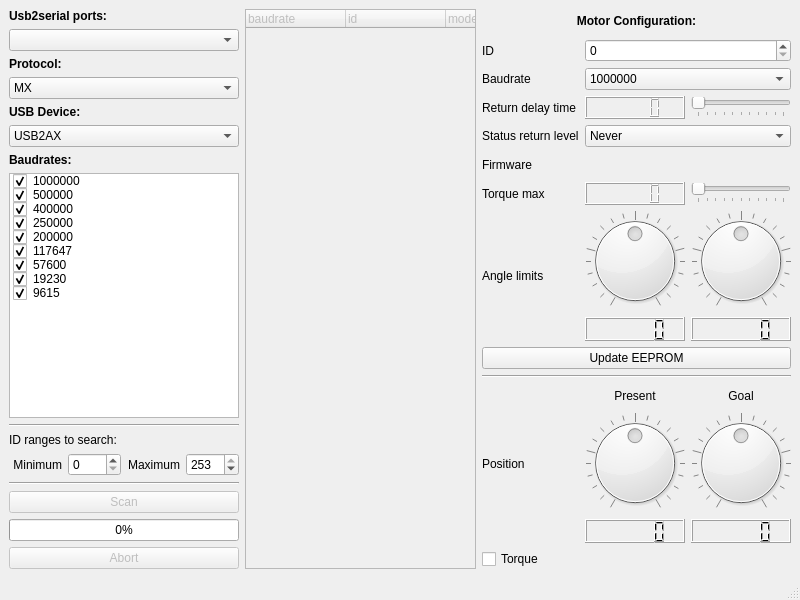
<?xml version="1.0" encoding="UTF-8"?>
<ui version="4.0">
 <class>MainWindow</class>
 <widget class="QMainWindow" name="MainWindow">
  <property name="geometry">
   <rect>
    <x>0</x>
    <y>0</y>
    <width>800</width>
    <height>600</height>
   </rect>
  </property>
  <property name="sizePolicy">
   <sizepolicy hsizetype="MinimumExpanding" vsizetype="MinimumExpanding">
    <horstretch>0</horstretch>
    <verstretch>0</verstretch>
   </sizepolicy>
  </property>
  <property name="minimumSize">
   <size>
    <width>800</width>
    <height>600</height>
   </size>
  </property>
  <property name="windowTitle">
   <string>Herborist</string>
  </property>
  <widget class="QWidget" name="centralwidget">
   <property name="sizePolicy">
    <sizepolicy hsizetype="Minimum" vsizetype="Minimum">
     <horstretch>0</horstretch>
     <verstretch>0</verstretch>
    </sizepolicy>
   </property>
   <layout class="QHBoxLayout" name="horizontalLayout_3">
    <item>
     <layout class="QHBoxLayout" name="horizontalLayout_2">
      <item>
       <layout class="QVBoxLayout" name="verticalLayout">
        <item>
         <widget class="QLabel" name="label">
          <property name="font">
           <font>
            <weight>75</weight>
            <bold>true</bold>
           </font>
          </property>
          <property name="text">
           <string>Usb2serial ports:</string>
          </property>
         </widget>
        </item>
        <item>
         <widget class="QComboBox" name="port_box"/>
        </item>
        <item>
         <widget class="QLabel" name="label">
          <property name="font">
           <font>
            <weight>75</weight>
            <bold>true</bold>
           </font>
          </property>
          <property name="text">
           <string>Protocol:</string>
          </property>
         </widget>
        </item>
        <item>
         <widget class="QComboBox" name="protocol_box">
         <item>
              <property name="text">
               <string>MX</string>
              </property>
             </item>
             <item>
              <property name="text">
               <string>XL</string>
              </property>
             </item>
             </widget>
        </item>
        <item>
         <widget class="QLabel" name="label">
          <property name="font">
           <font>
            <weight>75</weight>
            <bold>true</bold>
           </font>
          </property>
          <property name="text">
           <string>USB Device:</string>
          </property>
         </widget>
        </item>
        <item>
         <widget class="QComboBox" name="usb_device_box">
         <item>
              <property name="text">
               <string>USB2AX</string>
              </property>
             </item>
             <item>
              <property name="text">
               <string>USB2DYNAMIXEL</string>
              </property>
             </item>
             </widget>
        </item>
        <item>
         <widget class="QLabel" name="label_2">
          <property name="font">
           <font>
            <weight>75</weight>
            <bold>true</bold>
           </font>
          </property>
          <property name="text">
           <string>Baudrates:</string>
          </property>
         </widget>
        </item>
        <item>
         <widget class="QListWidget" name="baudrate_list">
          <property name="alternatingRowColors">
           <bool>false</bool>
          </property>
          <property name="isWrapping" stdset="0">
           <bool>false</bool>
          </property>
          <property name="uniformItemSizes">
           <bool>false</bool>
          </property>
          <property name="selectionRectVisible">
           <bool>false</bool>
          </property>
          <item>
           <property name="text">
            <string>1000000</string>
           </property>
           <property name="checkState">
            <enum>Checked</enum>
           </property>
          </item>
          <item>
           <property name="text">
            <string>500000</string>
           </property>
           <property name="checkState">
            <enum>Checked</enum>
           </property>
          </item>
          <item>
           <property name="text">
            <string>400000</string>
           </property>
           <property name="checkState">
            <enum>Checked</enum>
           </property>
          </item>
          <item>
           <property name="text">
            <string>250000</string>
           </property>
           <property name="checkState">
            <enum>Checked</enum>
           </property>
          </item>
          <item>
           <property name="text">
            <string>200000</string>
           </property>
           <property name="checkState">
            <enum>Checked</enum>
           </property>
          </item>
          <item>
           <property name="text">
            <string>117647</string>
           </property>
           <property name="checkState">
            <enum>Checked</enum>
           </property>
          </item>
          <item>
           <property name="text">
            <string>57600</string>
           </property>
           <property name="checkState">
            <enum>Checked</enum>
           </property>
          </item>
          <item>
           <property name="text">
            <string>19230</string>
           </property>
           <property name="checkState">
            <enum>Checked</enum>
           </property>
          </item>
          <item>
           <property name="text">
            <string>9615</string>
           </property>
           <property name="checkState">
            <enum>Checked</enum>
           </property>
          </item>
         </widget>
        </item>
        <item>
         <widget class="Line" name="line_2">
          <property name="orientation">
           <enum>Qt::Horizontal</enum>
          </property>
         </widget>
        </item>
        <item>
         <widget class="QLabel" name="label_3">
          <property name="text">
           <string>ID ranges to search:</string>
          </property>
         </widget>
        </item>
        <item>
         <layout class="QHBoxLayout" name="horizontalLayout">
          <item>
           <widget class="QLabel" name="label_4">
            <property name="text">
             <string>Minimum</string>
            </property>
            <property name="alignment">
             <set>Qt::AlignRight|Qt::AlignTrailing|Qt::AlignVCenter</set>
            </property>
           </widget>
          </item>
          <item>
           <widget class="QSpinBox" name="min_id">
            <property name="maximum">
             <number>254</number>
            </property>
           </widget>
          </item>
          <item>
           <widget class="QLabel" name="label_5">
            <property name="text">
             <string>Maximum</string>
            </property>
            <property name="alignment">
             <set>Qt::AlignRight|Qt::AlignTrailing|Qt::AlignVCenter</set>
            </property>
           </widget>
          </item>
          <item>
           <widget class="QSpinBox" name="max_id">
            <property name="cursor">
             <cursorShape>ArrowCursor</cursorShape>
            </property>
            <property name="maximum">
             <number>253</number>
            </property>
            <property name="value">
             <number>253</number>
            </property>
           </widget>
          </item>
         </layout>
        </item>
        <item>
         <widget class="Line" name="line">
          <property name="orientation">
           <enum>Qt::Horizontal</enum>
          </property>
         </widget>
        </item>
        <item>
         <widget class="QPushButton" name="scan_button">
          <property name="enabled">
           <bool>false</bool>
          </property>
          <property name="sizePolicy">
           <sizepolicy hsizetype="Minimum" vsizetype="Fixed">
            <horstretch>0</horstretch>
            <verstretch>0</verstretch>
           </sizepolicy>
          </property>
          <property name="text">
           <string>Scan</string>
          </property>
         </widget>
        </item>
        <item>
         <widget class="QProgressBar" name="scan_progress">
          <property name="value">
           <number>0</number>
          </property>
         </widget>
        </item>
        <item>
         <widget class="QPushButton" name="abort_button">
          <property name="enabled">
           <bool>false</bool>
          </property>
          <property name="focusPolicy">
           <enum>Qt::TabFocus</enum>
          </property>
          <property name="text">
           <string>Abort</string>
          </property>
         </widget>
        </item>
       </layout>
      </item>
      <item>
       <widget class="QTreeWidget" name="motor_tree">
        <property name="enabled">
         <bool>false</bool>
        </property>
        <property name="acceptDrops">
         <bool>false</bool>
        </property>
        <property name="horizontalScrollBarPolicy">
         <enum>Qt::ScrollBarAlwaysOff</enum>
        </property>
        <property name="autoScroll">
         <bool>true</bool>
        </property>
        <property name="showDropIndicator" stdset="0">
         <bool>false</bool>
        </property>
        <property name="dragEnabled">
         <bool>false</bool>
        </property>
        <property name="dragDropMode">
         <enum>QAbstractItemView::NoDragDrop</enum>
        </property>
        <property name="selectionMode">
         <enum>QAbstractItemView::ExtendedSelection</enum>
        </property>
        <column>
         <property name="text">
          <string>baudrate</string>
         </property>
        </column>
        <column>
         <property name="text">
          <string>id</string>
         </property>
        </column>
        <column>
         <property name="text">
          <string>model</string>
         </property>
        </column>
       </widget>
      </item>
      <item>
       <layout class="QGridLayout" name="motor_layout" columnstretch="0,0,0">
        <item row="7" column="1">
         <widget class="QLCDNumber" name="torque_max_lcd"/>
        </item>
        <item row="11" column="1">
         <widget class="QLCDNumber" name="lower_limit_lcd"/>
        </item>
        <item row="11" column="2">
         <widget class="QLCDNumber" name="upper_limit_lcd"/>
        </item>
        <item row="5" column="0">
         <widget class="QLabel" name="label_11">
          <property name="text">
           <string>Firmware</string>
          </property>
         </widget>
        </item>
        <item row="5" column="1" colspan="2">
         <widget class="QLabel" name="firmware_label">
          <property name="text">
           <string/>
          </property>
          <property name="alignment">
           <set>Qt::AlignRight|Qt::AlignTrailing|Qt::AlignVCenter</set>
          </property>
         </widget>
        </item>
        <item row="0" column="0" colspan="3">
         <widget class="QLabel" name="label_6">
          <property name="font">
           <font>
            <weight>75</weight>
            <bold>true</bold>
           </font>
          </property>
          <property name="text">
           <string>Motor Configuration:</string>
          </property>
          <property name="alignment">
           <set>Qt::AlignCenter</set>
          </property>
         </widget>
        </item>
        <item row="14" column="1">
         <widget class="QLabel" name="label_17">
          <property name="text">
           <string>Present</string>
          </property>
          <property name="alignment">
           <set>Qt::AlignCenter</set>
          </property>
         </widget>
        </item>
        <item row="17" column="0" colspan="3">
         <widget class="QCheckBox" name="torque_checkbox">
          <property name="text">
           <string>Torque</string>
          </property>
         </widget>
        </item>
        <item row="3" column="1">
         <widget class="QLCDNumber" name="rdt_lcd"/>
        </item>
        <item row="10" column="0" rowspan="2">
         <widget class="QLabel" name="label_15">
          <property name="sizePolicy">
           <sizepolicy hsizetype="Minimum" vsizetype="Minimum">
            <horstretch>0</horstretch>
            <verstretch>0</verstretch>
           </sizepolicy>
          </property>
          <property name="minimumSize">
           <size>
            <width>0</width>
            <height>0</height>
           </size>
          </property>
          <property name="text">
           <string>Angle limits</string>
          </property>
         </widget>
        </item>
        <item row="13" column="0" colspan="3">
         <widget class="Line" name="line_4">
          <property name="lineWidth">
           <number>1</number>
          </property>
          <property name="orientation">
           <enum>Qt::Horizontal</enum>
          </property>
         </widget>
        </item>
        <item row="14" column="0" rowspan="3">
         <widget class="QLabel" name="label_16">
          <property name="sizePolicy">
           <sizepolicy hsizetype="Minimum" vsizetype="Minimum">
            <horstretch>0</horstretch>
            <verstretch>0</verstretch>
           </sizepolicy>
          </property>
          <property name="text">
           <string>Position</string>
          </property>
         </widget>
        </item>
        <item row="15" column="1">
         <widget class="QDial" name="present_position_dial">
          <property name="minimum">
           <number>-180</number>
          </property>
          <property name="maximum">
           <number>180</number>
          </property>
          <property name="singleStep">
           <number>18</number>
          </property>
          <property name="pageStep">
           <number>5</number>
          </property>
          <property name="notchesVisible">
           <bool>true</bool>
          </property>
         </widget>
        </item>
        <item row="14" column="2">
         <widget class="QLabel" name="label_18">
          <property name="text">
           <string>Goal</string>
          </property>
          <property name="alignment">
           <set>Qt::AlignCenter</set>
          </property>
         </widget>
        </item>
        <item row="10" column="1">
         <widget class="QDial" name="lower_limit_dial">
          <property name="sizePolicy">
           <sizepolicy hsizetype="Minimum" vsizetype="Minimum">
            <horstretch>0</horstretch>
            <verstretch>0</verstretch>
           </sizepolicy>
          </property>
          <property name="minimum">
           <number>-180</number>
          </property>
          <property name="maximum">
           <number>180</number>
          </property>
          <property name="singleStep">
           <number>18</number>
          </property>
          <property name="pageStep">
           <number>5</number>
          </property>
          <property name="notchesVisible">
           <bool>true</bool>
          </property>
         </widget>
        </item>
        <item row="16" column="1">
         <widget class="QLCDNumber" name="present_position_lcd"/>
        </item>
        <item row="3" column="0">
         <widget class="QLabel" name="label_9">
          <property name="text">
           <string>Return delay time</string>
          </property>
         </widget>
        </item>
        <item row="2" column="0">
         <widget class="QLabel" name="label_8">
          <property name="text">
           <string>Baudrate</string>
          </property>
         </widget>
        </item>
        <item row="12" column="0" colspan="3">
         <widget class="QPushButton" name="update_eeprom_button">
          <property name="text">
           <string>Update EEPROM</string>
          </property>
         </widget>
        </item>
        <item row="7" column="0">
         <widget class="QLabel" name="label_14">
          <property name="text">
           <string>Torque max</string>
          </property>
         </widget>
        </item>
        <item row="2" column="1" colspan="2">
         <widget class="QComboBox" name="baud_combobox">
          <item>
           <property name="text">
            <string>1000000</string>
           </property>
          </item>
          <item>
           <property name="text">
            <string>500000</string>
           </property>
          </item>
          <item>
           <property name="text">
            <string>400000</string>
           </property>
          </item>
          <item>
           <property name="text">
            <string>250000</string>
           </property>
          </item>
          <item>
           <property name="text">
            <string>200000</string>
           </property>
          </item>
          <item>
           <property name="text">
            <string>117647</string>
           </property>
          </item>
          <item>
           <property name="text">
            <string>57600</string>
           </property>
          </item>
          <item>
           <property name="text">
            <string>19230</string>
           </property>
          </item>
          <item>
           <property name="text">
            <string>9615</string>
           </property>
          </item>
         </widget>
        </item>
        <item row="1" column="1" colspan="2">
         <widget class="QSpinBox" name="id_spinbox">
          <property name="minimum">
           <number>0</number>
          </property>
          <property name="maximum">
           <number>253</number>
          </property>
         </widget>
        </item>
        <item row="16" column="2">
         <widget class="QLCDNumber" name="goal_position_lcd"/>
        </item>
        <item row="1" column="0">
         <widget class="QLabel" name="label_7">
          <property name="text">
           <string>ID</string>
          </property>
         </widget>
        </item>
        <item row="4" column="0">
         <widget class="QLabel" name="label_10">
          <property name="text">
           <string>Status return level</string>
          </property>
         </widget>
        </item>
        <item row="10" column="2">
         <widget class="QDial" name="upper_limit_dial">
          <property name="sizePolicy">
           <sizepolicy hsizetype="Minimum" vsizetype="Minimum">
            <horstretch>0</horstretch>
            <verstretch>0</verstretch>
           </sizepolicy>
          </property>
          <property name="minimum">
           <number>-180</number>
          </property>
          <property name="maximum">
           <number>180</number>
          </property>
          <property name="singleStep">
           <number>18</number>
          </property>
          <property name="pageStep">
           <number>5</number>
          </property>
          <property name="notchesVisible">
           <bool>true</bool>
          </property>
         </widget>
        </item>
        <item row="15" column="2">
         <widget class="QDial" name="goal_position_dial">
          <property name="minimum">
           <number>-180</number>
          </property>
          <property name="maximum">
           <number>180</number>
          </property>
          <property name="singleStep">
           <number>18</number>
          </property>
          <property name="pageStep">
           <number>5</number>
          </property>
          <property name="notchesVisible">
           <bool>true</bool>
          </property>
         </widget>
        </item>
        <item row="7" column="2">
         <widget class="QSlider" name="torque_max_slider">
          <property name="maximum">
           <number>100</number>
          </property>
          <property name="orientation">
           <enum>Qt::Horizontal</enum>
          </property>
          <property name="tickPosition">
           <enum>QSlider::TicksBelow</enum>
          </property>
         </widget>
        </item>
        <item row="4" column="1" colspan="2">
         <widget class="QComboBox" name="srl_combobox">
          <item>
           <property name="text">
            <string>Never</string>
           </property>
          </item>
          <item>
           <property name="text">
            <string>Read</string>
           </property>
          </item>
          <item>
           <property name="text">
            <string>Always</string>
           </property>
          </item>
         </widget>
        </item>
        <item row="3" column="2">
         <widget class="QSlider" name="rdt_slider">
          <property name="maximum">
           <number>500</number>
          </property>
          <property name="orientation">
           <enum>Qt::Horizontal</enum>
          </property>
          <property name="tickPosition">
           <enum>QSlider::TicksBelow</enum>
          </property>
          <property name="tickInterval">
           <number>50</number>
          </property>
         </widget>
        </item>
       </layout>
      </item>
     </layout>
    </item>
   </layout>
  </widget>
  <widget class="QStatusBar" name="statusbar"/>
 </widget>
 <resources/>
 <connections/>
</ui>
